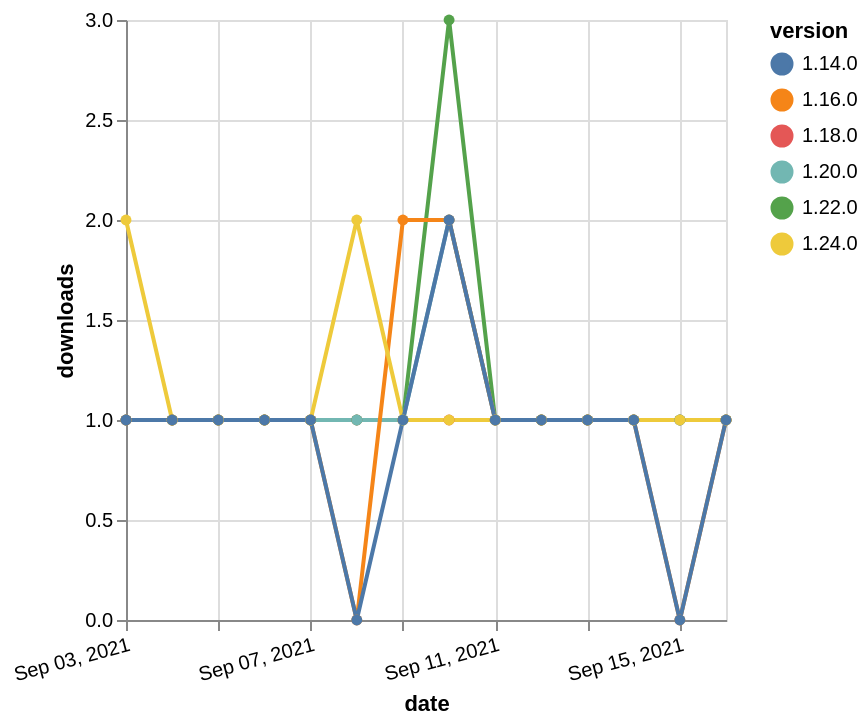

The specification (Vega-Lite) saved for this image:
### Vega-Lite specification from a JSON file in a GitHub repository (floating-point values rounded to 4 significant figures)
{"$schema": "https://vega.github.io/schema/vega-lite/v5.json", "description": "A simple bar chart with embedded data.", "data": {"values": [{"date": "2021-09-03", "total": 161, "delta": 1, "version": "1.18.0"}, {"date": "2021-09-04", "total": 162, "delta": 1, "version": "1.18.0"}, {"date": "2021-09-05", "total": 163, "delta": 1, "version": "1.18.0"}, {"date": "2021-09-06", "total": 164, "delta": 1, "version": "1.18.0"}, {"date": "2021-09-07", "total": 165, "delta": 1, "version": "1.18.0"}, {"date": "2021-09-08", "total": 166, "delta": 1, "version": "1.18.0"}, {"date": "2021-09-09", "total": 167, "delta": 1, "version": "1.18.0"}, {"date": "2021-09-10", "total": 168, "delta": 1, "version": "1.18.0"}, {"date": "2021-09-11", "total": 169, "delta": 1, "version": "1.18.0"}, {"date": "2021-09-12", "total": 170, "delta": 1, "version": "1.18.0"}, {"date": "2021-09-13", "total": 171, "delta": 1, "version": "1.18.0"}, {"date": "2021-09-14", "total": 172, "delta": 1, "version": "1.18.0"}, {"date": "2021-09-15", "total": 173, "delta": 1, "version": "1.18.0"}, {"date": "2021-09-16", "total": 174, "delta": 1, "version": "1.18.0"}, {"date": "2021-09-03", "total": 157, "delta": 1, "version": "1.22.0"}, {"date": "2021-09-04", "total": 158, "delta": 1, "version": "1.22.0"}, {"date": "2021-09-05", "total": 159, "delta": 1, "version": "1.22.0"}, {"date": "2021-09-06", "total": 160, "delta": 1, "version": "1.22.0"}, {"date": "2021-09-07", "total": 161, "delta": 1, "version": "1.22.0"}, {"date": "2021-09-08", "total": 162, "delta": 1, "version": "1.22.0"}, {"date": "2021-09-09", "total": 163, "delta": 1, "version": "1.22.0"}, {"date": "2021-09-10", "total": 166, "delta": 3, "version": "1.22.0"}, {"date": "2021-09-11", "total": 167, "delta": 1, "version": "1.22.0"}, {"date": "2021-09-12", "total": 168, "delta": 1, "version": "1.22.0"}, {"date": "2021-09-13", "total": 169, "delta": 1, "version": "1.22.0"}, {"date": "2021-09-14", "total": 170, "delta": 1, "version": "1.22.0"}, {"date": "2021-09-15", "total": 171, "delta": 1, "version": "1.22.0"}, {"date": "2021-09-16", "total": 172, "delta": 1, "version": "1.22.0"}, {"date": "2021-09-03", "total": 143, "delta": 1, "version": "1.20.0"}, {"date": "2021-09-04", "total": 144, "delta": 1, "version": "1.20.0"}, {"date": "2021-09-05", "total": 145, "delta": 1, "version": "1.20.0"}, {"date": "2021-09-06", "total": 146, "delta": 1, "version": "1.20.0"}, {"date": "2021-09-07", "total": 147, "delta": 1, "version": "1.20.0"}, {"date": "2021-09-08", "total": 148, "delta": 1, "version": "1.20.0"}, {"date": "2021-09-09", "total": 149, "delta": 1, "version": "1.20.0"}, {"date": "2021-09-10", "total": 151, "delta": 2, "version": "1.20.0"}, {"date": "2021-09-11", "total": 152, "delta": 1, "version": "1.20.0"}, {"date": "2021-09-12", "total": 153, "delta": 1, "version": "1.20.0"}, {"date": "2021-09-13", "total": 154, "delta": 1, "version": "1.20.0"}, {"date": "2021-09-14", "total": 155, "delta": 1, "version": "1.20.0"}, {"date": "2021-09-15", "total": 156, "delta": 1, "version": "1.20.0"}, {"date": "2021-09-16", "total": 157, "delta": 1, "version": "1.20.0"}, {"date": "2021-09-03", "total": 171, "delta": 1, "version": "1.16.0"}, {"date": "2021-09-04", "total": 172, "delta": 1, "version": "1.16.0"}, {"date": "2021-09-05", "total": 173, "delta": 1, "version": "1.16.0"}, {"date": "2021-09-06", "total": 174, "delta": 1, "version": "1.16.0"}, {"date": "2021-09-07", "total": 175, "delta": 1, "version": "1.16.0"}, {"date": "2021-09-08", "total": 175, "delta": 0, "version": "1.16.0"}, {"date": "2021-09-09", "total": 177, "delta": 2, "version": "1.16.0"}, {"date": "2021-09-10", "total": 179, "delta": 2, "version": "1.16.0"}, {"date": "2021-09-11", "total": 180, "delta": 1, "version": "1.16.0"}, {"date": "2021-09-12", "total": 181, "delta": 1, "version": "1.16.0"}, {"date": "2021-09-13", "total": 182, "delta": 1, "version": "1.16.0"}, {"date": "2021-09-14", "total": 183, "delta": 1, "version": "1.16.0"}, {"date": "2021-09-15", "total": 183, "delta": 0, "version": "1.16.0"}, {"date": "2021-09-16", "total": 184, "delta": 1, "version": "1.16.0"}, {"date": "2021-09-03", "total": 109, "delta": 2, "version": "1.24.0"}, {"date": "2021-09-04", "total": 110, "delta": 1, "version": "1.24.0"}, {"date": "2021-09-05", "total": 111, "delta": 1, "version": "1.24.0"}, {"date": "2021-09-06", "total": 112, "delta": 1, "version": "1.24.0"}, {"date": "2021-09-07", "total": 113, "delta": 1, "version": "1.24.0"}, {"date": "2021-09-08", "total": 115, "delta": 2, "version": "1.24.0"}, {"date": "2021-09-09", "total": 116, "delta": 1, "version": "1.24.0"}, {"date": "2021-09-10", "total": 117, "delta": 1, "version": "1.24.0"}, {"date": "2021-09-11", "total": 118, "delta": 1, "version": "1.24.0"}, {"date": "2021-09-12", "total": 119, "delta": 1, "version": "1.24.0"}, {"date": "2021-09-13", "total": 120, "delta": 1, "version": "1.24.0"}, {"date": "2021-09-14", "total": 121, "delta": 1, "version": "1.24.0"}, {"date": "2021-09-15", "total": 122, "delta": 1, "version": "1.24.0"}, {"date": "2021-09-16", "total": 123, "delta": 1, "version": "1.24.0"}, {"date": "2021-09-03", "total": 340, "delta": 1, "version": "1.14.0"}, {"date": "2021-09-04", "total": 341, "delta": 1, "version": "1.14.0"}, {"date": "2021-09-05", "total": 342, "delta": 1, "version": "1.14.0"}, {"date": "2021-09-06", "total": 343, "delta": 1, "version": "1.14.0"}, {"date": "2021-09-07", "total": 344, "delta": 1, "version": "1.14.0"}, {"date": "2021-09-08", "total": 344, "delta": 0, "version": "1.14.0"}, {"date": "2021-09-09", "total": 345, "delta": 1, "version": "1.14.0"}, {"date": "2021-09-10", "total": 347, "delta": 2, "version": "1.14.0"}, {"date": "2021-09-11", "total": 348, "delta": 1, "version": "1.14.0"}, {"date": "2021-09-12", "total": 349, "delta": 1, "version": "1.14.0"}, {"date": "2021-09-13", "total": 350, "delta": 1, "version": "1.14.0"}, {"date": "2021-09-14", "total": 351, "delta": 1, "version": "1.14.0"}, {"date": "2021-09-15", "total": 351, "delta": 0, "version": "1.14.0"}, {"date": "2021-09-16", "total": 352, "delta": 1, "version": "1.14.0"}]}, "width": "container", "mark": {"type": "line", "point": {"filled": true}}, "encoding": {"x": {"field": "date", "type": "temporal", "timeUnit": "yearmonthdate", "title": "date", "axis": {"labelAngle": -15}}, "y": {"field": "delta", "type": "quantitative", "title": "downloads"}, "color": {"field": "version", "type": "nominal"}, "tooltip": {"field": "delta"}}}
